Frame 1 (no input): blank canvas, image omitted
Frame 60 (the mouse pressed at the canvas centre just before this capture): blank canvas, image omitted
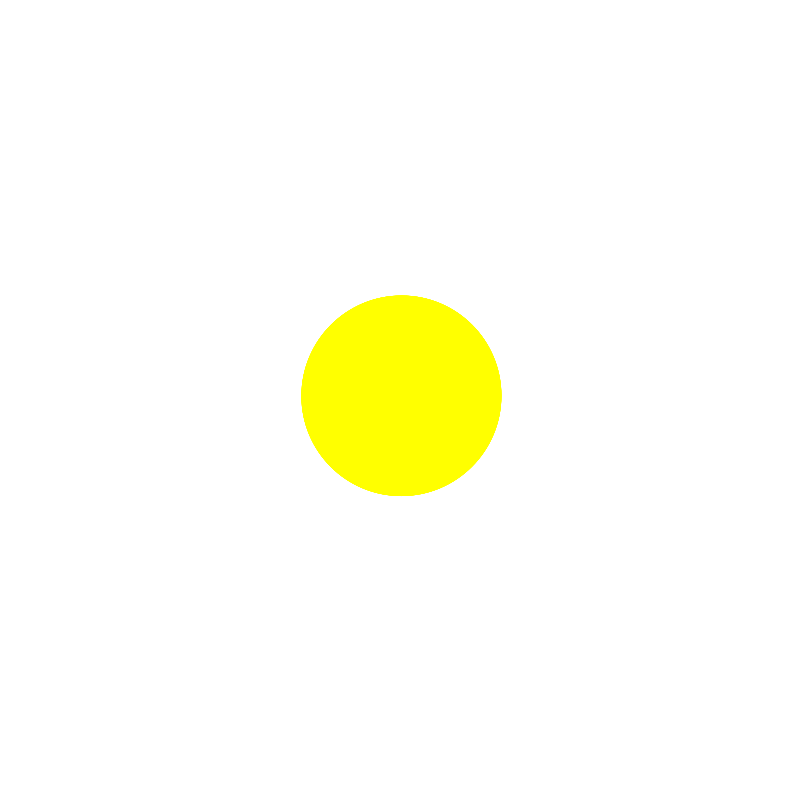
Frame 120 (the mouse held since frame 60 and released just before this capture)

The Processing sketch whose frames 1 and 60 were blank and that drew this single picture after the mouse press (run headless with seeded random() and noise(); from frame 60 on, the mouse is pressed at the canvas centre):

// Processing sketch: nc_wk9_hw_part2a
// ── nc_wk9_hw_part2a.pde
// The Nature of Code
// Daniel Shiffman
// http://natureofcode.com

ArrayList<Mover> moverList = new ArrayList<Mover>();


Mover mover;

void setup() {
  size(800,800);
  mover = new Mover(); 
}

void draw() {
  background(255);
  
  if (mousePressed) {
   
    moverList.add(new Mover());
    
  }
  
  for ( Mover a : moverList){
    a.update();
    a.checkEdges();
    a.display(); 
    
  }
  //if ( 
  
  //mover.update();
  //mover.checkEdges();
  //mover.display(); 
  
  for( int i = moverList.size()-1; i >= 0; i--) {
   Mover a = moverList.get(i);
   a.update();
   a.checkEdges();
   a.display();
   
   if (a.lifetime < 0) {

     
     moverList.remove(i);
   }
     
   }
   
    
  //}
  
}
  
// ── mover.pde
//referenced nature of code and other examples 

//click to create blob lava lamp 

// The Nature of Code
// Daniel Shiffman
// http://natureofcode.com

class Mover {

  PVector location;
  PVector velocity;
  PVector acceleration;
  float topspeed;
  float startingSize;
  float oscSize;
  float oscCount;
  float amplitude;
  float r;
  float g;
  float b;
  float lifetime;

  Mover() {
    oscCount = 0;
    amplitude = 100;
    startingSize =100;
    
    
    location = new PVector(mouseX, mouseY);
    velocity = new PVector(0, 0);
    acceleration = new PVector(0.001, -0.003);
    topspeed = 10;
    
    lifetime = 800;
  }

  void update() {
    velocity.add(acceleration);
    velocity.limit(topspeed);
    location.add(velocity);
    
    lifetime--;
  }

  void display() {
    noStroke();
    strokeWeight(2);
    r = location.x;
    g = location.y;
   // b = location.y-location.x;
    
    fill(r,g,b);
    oscCount += 0.03;
    oscSize = startingSize + sin(oscCount) * amplitude;
    ellipse(location.x, location.y, oscSize, oscSize);
  }

  void checkEdges() {

    if (location.x > width) {
      location.x = 0;
    } 
    else if (location.x < 0) {
      location.x = width;
    }

    if (location.y > height) {
      location.y = 0;
    } 
    else if (location.y < 0) {
      location.y = height;
    }
  }
}
